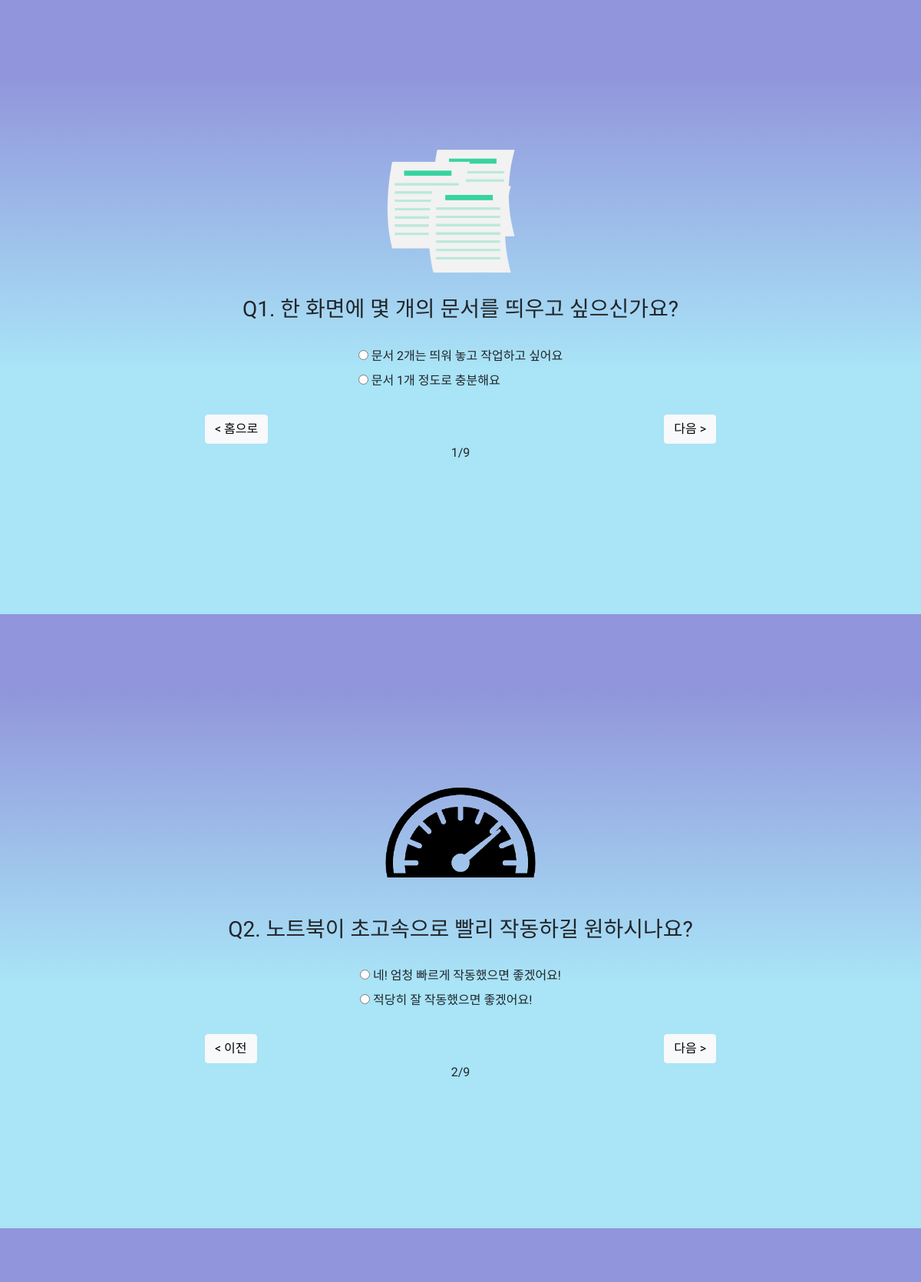
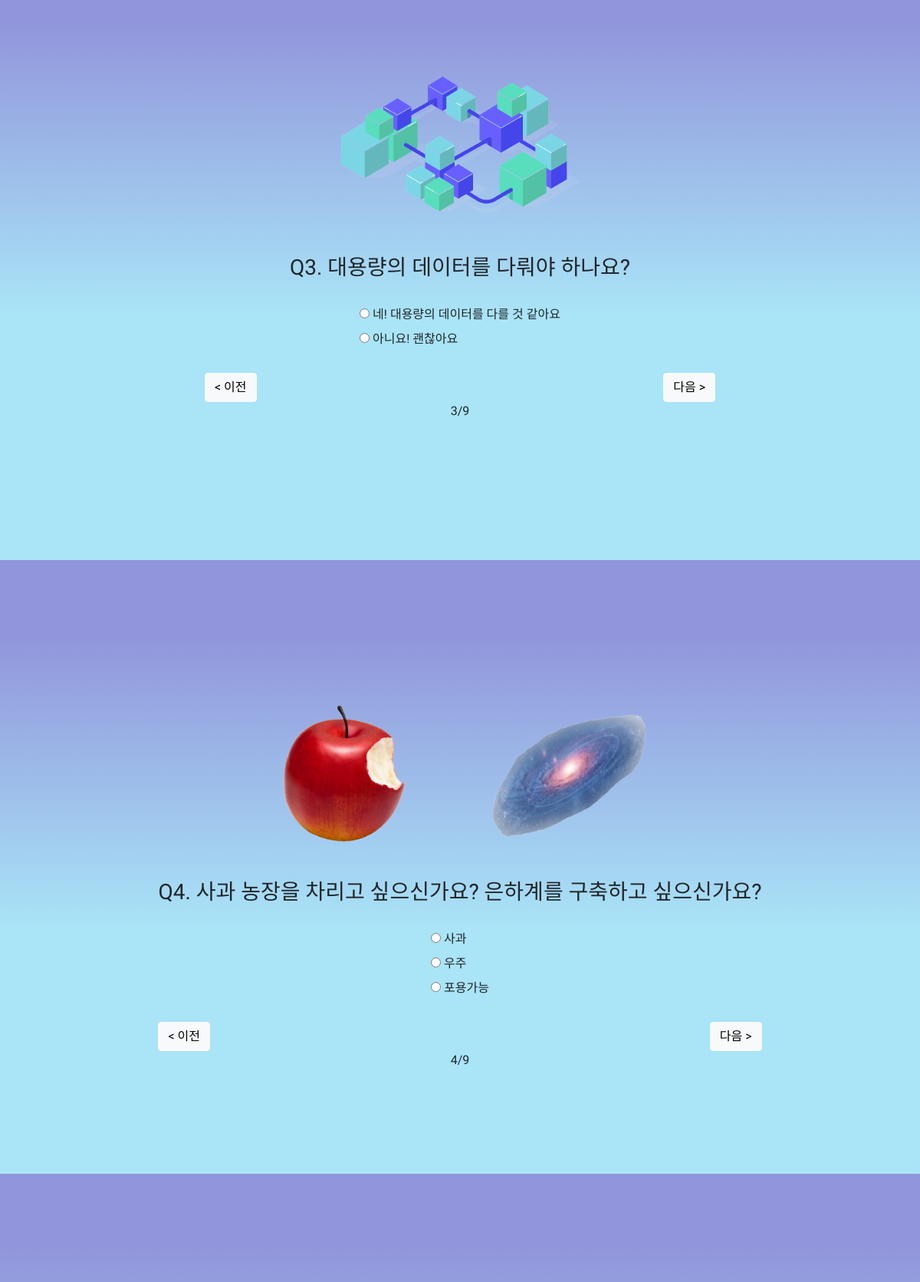
Screenshot of /details/ (upper part) with the database file from the repository (2 pictures, top to bottom).
### main/models.py (models this page shows, shortened)
class Question(models.Model):
    question_contents = models.CharField(max_length=45, null=True)
    question_describe = models.CharField(max_length=45, null=True)
    question_img = models.URLField(null=True)
    question_type = models.CharField(max_length=45, null=True)
    created_at = models.DateTimeField(auto_now_add=True, null=True)
    updated_at = models.DateTimeField(auto_now=True, blank=True)
    status = models.CharField(max_length=1, default='Y', null=True)

class Choice(models.Model):
    question = models.ForeignKey(Question, on_delete=models.CASCADE)
    choice_contents = models.CharField(max_length=45, null=True)
    choice_weight = models.IntegerField(default=1)
    created_at = models.DateTimeField(auto_now_add=True, blank=True, null=True)
    updated_at = models.DateTimeField(auto_now=True, blank=True, null=True)
    status = models.CharField(max_length=1, default='Y')

### main/views.py (the view)
# urls.py: path('details/', views.details, name='details'),
def details(request):
    questions = Question.objects.all()
    context = {'questions': questions}
    return render(request, 'main/details.html', context=context)

### main/templates/main/details.html (shortened to what this page needs)
<!DOCTYPE html>
<html lang="ko">
<head>
    <link href="https://cdn.jsdelivr.net/npm/bootstrap@5.1.3/dist/css/bootstrap.min.css" rel="stylesheet"
>
    {% load static %}
    <link rel="stylesheet" type="text/css" href="{% static 'main/css/detail.css' %}" />
</head>
<body>
    <div class="container-fluid">
        <section id="qna">
            <form action="{% url 'results' %}" method="post">
                <div class="question q0">
                    <div class="col-6 pb-3">
                        <img src="{% static 'main/images/q1.png' %}" alt="mainImage_1" class="img-fluid">
                    </div>
                    <h3>
                        Q1. {{questions.0.question_contents}}
                    </h3>
                    <div class="pt-4 pb-4">
                        {% for choice in questions.0.choice_set.all %}
                        <div class="pb-2">
                            <input type="radio" name="question0" value="{{choice.id}}" id="question0-{{ choice.id }}">
                            <label for="question0-{{ choice.id }}">{{ choice.choice_contents }}</label>
                        </div>
                        {% endfor %}
                    </div>
                    <div class="movebtn">
                        <a href=https://foru-ffsjy.run.goorm.io> <button type="button" class="btn btn-light"> &lt; 홈으로 </button> </a>
                        <button type="button" class="btn btn-light" onclick="js:scrollDown(0)"> 다음 ></button>
                    </div>
                    <p>1/9</p>
                </div>
                <div class="question q1">
                    <div class="col-7">
                        <img src="{% static 'main/images/q2.png' %}" alt="mainImage_1" class="img-fluid">
                    </div>
					<h3>
                        Q2. {{questions.1.question_contents}}
                    </h3>
                    <div class="pt-4 pb-4">
                        {% for choice in questions.1.choice_set.all %}
                        <div class="pb-2">
                            <input type="radio" name="question1" value="{{choice.id}}" id="question1-{{ choice.id }}">
                            <label for="question1-{{ choice.id }}">{{ choice.choice_contents }}</label>
                        </div>
                        {% endfor %}
                    </div>
                    <div class="movebtn">
                        <button type="button" class="btn btn-light" onclick="js:scrollUp(1)"> &lt; 이전</button>
                        <button type="button" class="btn btn-light" onclick="js:scrollDown(1)"> 다음 ></button>
                    </div>
                    <p>2/9</p>
                </div>
                <div class="question q2">
                    <div class="col-6 pb-5">
                        <img src="{% static 'main/images/q3.png' %}" alt="mainImage_1" class="img-fluid">
                    </div>
                    <h3>
                        Q3. {{questions.2.question_contents}}
                    </h3>
                    <div class="pt-4 pb-4">
                        {% for choice in questions.2.choice_set.all %}
                        <div class="pb-2">
                            <input type="radio" name="question2" value="{{choice.id}}" id="question2-{{ choice.id }}">
                            <label for="question2-{{ choice.id }}">{{ choice.choice_contents }}</label>
                        </div>
                        {% endfor %}
                    </div>
                    <div class="movebtn">
                        <button type="button" class="btn btn-light" onclick="js:scrollUp(2)"> &lt; 이전</button>
                        <button type="button" class="btn btn-light" onclick="js:scrollDown(2)"> 다음 ></button>
                    </div>
                    <p>3/9</p>
                </div>
                <div class="question q3">
                    <div class="col-8">
                        <img src="{% static 'main/images/q4.png' %}" alt="mainImage_1" class="img-fluid">
                    </div>
                    <h3>
                        Q4. {{questions.3.question_contents}}
                    </h3>
                    <div class="pt-4 pb-4">
                        {% for choice in questions.3.choice_set.all %}
                        <div class="pb-2">
                            <input type="radio" name="question3" value="{{choice.id}}" id="question3-{{ choice.id }}">
                            <label for="question3-{{ choice.id }}">{{ choice.choice_contents }}</label>
                        </div>
                        {% endfor %}
                    </div>
                    <div class="movebtn">
                        <button type="button" class="btn btn-light" onclick="js:scrollUp(3)"> &lt; 이전</button>
                        <button type="button" class="btn btn-light" onclick="js:scrollDown(3)"> 다음 ></button>
                    </div>
                    <p>4/9</p>
                </div>
                <div class="question q4">
                </div>
            </form>
        </section>
    </div>
    </body>
</html>

### main/static/main/css/detail.css (style rules this page uses)
html, body { background: #9195db; background: -moz-linear-gradient(top, #9195db 0%, #9195db 12%, #a9e4f7 60%, #a9e4f7 100%); background: -webkit-linear-gradient(top, #9195db 0%,#9195db 12%,#a9e4f7 60%,#a9e4f7 100%); background: linear-gradient(to bottom, #9195db 0%,#9195db 12%,#a9e4f7 60%,#a9e4f7 100%); filter: progid:DXImageTransform.Microsoft.gradient( startColorstr='#9195db', endColorstr='#a9e4f7',GradientType=0 ); height: 100vh; background-repeat : repeat; }
* { font-family: 'Gowun Dodum', sans-serif; }
#qna { display: flex; flex-direction: column; height: 100vh; }
.question { height: 100vh; display: flex; flex-direction: column; justify-content: center; align-items: center; width: fit-content; margin: 0 auto; }
.movebtn { display: flex; justify-content: space-between; min-width: -webkit-fill-available; }
.movebtn a { color: #000; text-decoration: none; }

### rows the page displays
Question: question_contents "한 화면에 몇 개의 문서를 띄우고 싶으신가요?"
Choice: choice_contents "문서 2개는 띄워 놓고 작업하고 싶어요"
Choice: choice_contents "문서 1개 정도로 충분해요"
Question: question_contents "노트북이 초고속으로 빨리 작동하길 원하시나요?"
Choice: choice_contents "네! 엄청 빠르게 작동했으면 좋겠어요!"
Choice: choice_contents "적당히 잘 작동했으면 좋겠어요!"
Question: question_contents "대용량의 데이터를 다뤄야 하나요?"
Choice: choice_contents "네! 대용량의 데이터를 다를 것 같아요"
Choice: choice_contents "아니요! 괜찮아요"
Question: question_contents "사과 농장을 차리고 싶으신가요? 은하계를 구축하고 싶으신가요?"
Choice: choice_contents "사과"
Choice: choice_contents "우주"
Choice: choice_contents "포용가능"
